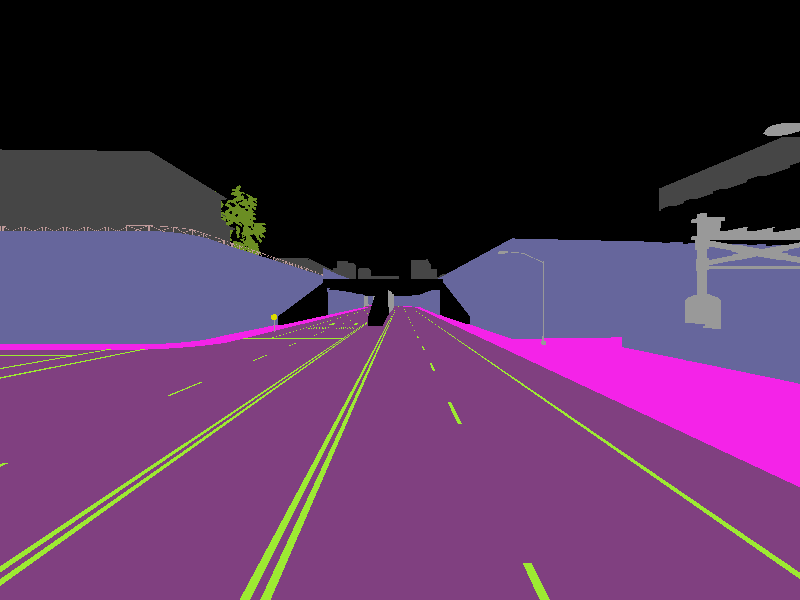
#> input picture gt/input13361773453.png, 800 x 600 px, found by its file name; its folder holds only this picture in this run
$ python bb_csv_gen.py
#> lines starting #> are read from the running program, lines starting #| are printed output that depends on the picture; after the words box and inside, x2 and y2 are one past the last pixel; in counts of white or black regions, pixels touching at a corner belong together
#> further down, image_gt is the input picture: shape (600, 800, 3); mean B, G, R 85.3, 48.7, 80.5
#!/usr/bin/env python
# External includes
from PIL import Image
# from sensor_msgs.msg import CameraInfo, Image
# from cv_bridge import CvBridge, CvBridgeError
import cv2
import os
# import rospy
import numpy as np
import random as rng
import time
import csv

# import argparse

# Global variables
bb_param_array_final_list_of_list = []
# loop iterator
no_of_image_processed = 0
no_of_images_not_processed = 0

#bb_param_lst_img = []  # Initialize list of bounding boxes for a single image
bb_param_lst_all_images = []  # Initialize list of bounding boxes in all images as a list
# Data type definition for creating a mixed numpy array holding bounding box parameters
mtype = 'object'


# Random number generation used for lines of bounding box rectangles
# rng.seed(12345)


def calculate_bb(ground_truth_image, time_stamp):
#> called with time_stamp = 'input13361773453.png'
    image_to_be_processed = ground_truth_image  # Input image
    image_to_be_processed = cv2.cvtColor(image_to_be_processed, cv2.COLOR_RGBA2RGB)
    # cv2.imwrite('input' + str(time_stamp) + '.png', image_to_be_processed)
    # Color based segmentation for yellow color
    lower_boundary_yellow_color = (0, 200, 200)
    upper_boundary_yellow_color = (0, 240, 240)
    yellow_filter_mask = cv2.inRange(image_to_be_processed, lower_boundary_yellow_color, upper_boundary_yellow_color)
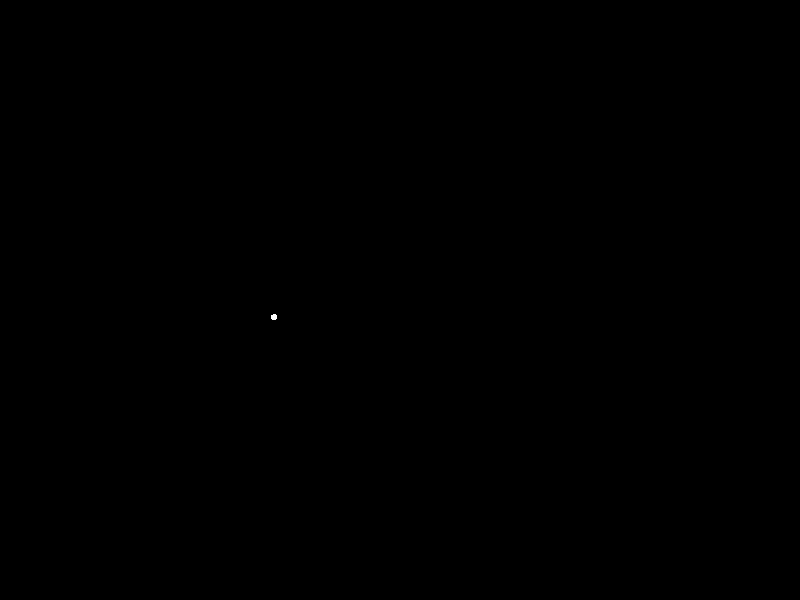
#> yellow_filter_mask: shape (600, 800); 0.01% white; 1 white region, box (x1, y1, x2, y2) and area: (271, 314, 277, 320) 31
    # Refining and smoothing the boundaries of yellow color filter mask using morphology operations
    kernel = np.ones((3, 3), dtype=np.float32)
    yellow_filter_mask = cv2.morphologyEx(yellow_filter_mask, cv2.MORPH_OPEN, kernel)
    yellow_filter_mask = cv2.dilate(yellow_filter_mask, kernel, iterations=1)
#> yellow_filter_mask: shape (600, 800); 0.01% white; 1 white region, box (x1, y1, x2, y2) and area: (270, 313, 278, 321) 59
    # Applying the mask to input image
    masked_image = cv2.bitwise_and(image_to_be_processed, image_to_be_processed, mask=yellow_filter_mask)
    # Module : Extraction of traffic sign bounding boxes for each segmented image
    # Convert to gray
    gray_masked_image = cv2.cvtColor(masked_image, cv2.COLOR_BGR2GRAY)
    # Find edges
    edge_segmented_image = cv2.Canny(gray_masked_image, 150, 170)
#> edge_segmented_image: shape (600, 800); 0.01% white in thin lines or dots, all inside (x1, y1, x2, y2) = (270, 313, 278, 321)
    # Find contours : using RETR_EXTERNAL to fetch only external boundary
    contours, _ = cv2.findContours(edge_segmented_image, cv2.RETR_EXTERNAL, cv2.CHAIN_APPROX_SIMPLE)
#> contours = 1 contour; box (x1, y1, x2, y2) and area: (270, 313, 278, 321) 46
    # Find the convex hull object for each contour
    hull_list = []
    for i in range(len(contours)):
        hull = cv2.convexHull(contours[i])
        hull_list.append(hull)
#> this loop made 1 pass
#> after the loop, hull_list = 1 item
    contours_poly = [None] * len(contours)
#> contours_poly = 1 item
    boundRect = [None] * len(contours)
#> boundRect = 1 item
    # print(type(boundRect))
    # centers = [None] * len(contours)
    # radius = [None] * len(contours)
    for i, c in enumerate(contours):
        contours_poly[i] = cv2.approxPolyDP(c, 3, True)
        boundRect[i] = cv2.boundingRect(contours_poly[i])
#> after the loop, boundRect = [(270, 313, 8, 8)]; contours_poly = [[[270, 314], [271, 320], [277, 319], [276, 313]]]
        # Add the timestamp to bounding box parameter list
        # print(type(boundRect[i]))
        # list(boundRect[i])
        # boundRect[i].append(timestamp)
        #bb_param_lst_img.append(boundRect[i])
    # Add the new bounding box to list of existing bounding boxes for the image
    return boundRect


def save_bb_in_csv(bb_param_lst_img):
    #print(os.getcwd())
    with open('label.csv', mode='w') as label_file:
        label_writer = csv.writer(label_file)  # , delimiter=',', quotechar='"', quoting=csv.QUOTE_MINIMAL)
        for row in bb_param_lst_img:
            label_writer.writerow(row)


if __name__ == '__main__':
    # [6 lines of commented-out code are left out]
    gt_dir = '../../../../../carla-ros--raffic/gt/'

    for img_key in os.listdir(gt_dir):
        # get the address from OS to open the input image data
        # os.chdir('./gt')
        # Initializing array to hold the bb params
        bb_param_array_final = np.ones((1, 5), dtype=mtype)
        bb_param_array_final_list = []
        # print(bb_param_array_final.shape)
        # Iterator for placing timestamps
        # time_stamp_iterator = 0
        time_stamp = img_key  # Store the time stamp on the image from the image name
        bb_param_array_final[0][4] = time_stamp
        bb_param_array_final_list.append(bb_param_array_final[0][4])
        # print(bb_param_array_final.shape)
        # image_gt = cv2.imread(args.directory + img_key)
        #print('imagename = ', img_key)
        image_gt = cv2.imread(gt_dir + img_key)
        #image_gt = cv2.imread(img_key)
        # trap to prevent errors from images not containing traffic signs
        try:
            bb_param_tuple = calculate_bb(image_gt, time_stamp)
#> bb_param_tuple = [(270, 313, 8, 8)]
            #print('length = ', len(bb_param_tuple))
            #print('tuple returned from bbox calc module = ', bb_param_tuple)
            # print(bb_param_tuple[row_index])
            bb_param_tuple_coverted_to_array = np.array(bb_param_tuple)
#> bb_param_tuple_coverted_to_array = [[270, 313, 8, 8]]
            #print('bounding box array = ', bb_param_tuple_coverted_to_array)
            # print(bb_param_tuple_array)
            bb_param_array_final[0][0] = bb_param_tuple_coverted_to_array[0][0]
            bb_param_array_final_list.append(bb_param_array_final[0][0])
            bb_param_array_final[0][1] = bb_param_tuple_coverted_to_array[0][1]
            bb_param_array_final_list.append(bb_param_array_final[0][1])
            bb_param_array_final[0][2] = bb_param_tuple_coverted_to_array[0][2]
            bb_param_array_final_list.append(bb_param_array_final[0][2])
            bb_param_array_final[0][3] = bb_param_tuple_coverted_to_array[0][3]
            bb_param_array_final_list.append(bb_param_array_final[0][3])

            no_of_image_processed = no_of_image_processed + 1
            # print(bb_param_array_final_list)
            # bb_param_array_final_list_of_list.append(bb_param_array_final_list)
            bb_param_array_final_list_of_list.append(bb_param_array_final_list)
            # bb_param_array_final_list.append()
            # bb_param_array_final_list_of_list =
            # print(bb_param_array_final)
            # bb_param_lst_all_images.append(bb_param_array_final)
        except:
            no_of_images_not_processed = no_of_images_not_processed + 1

            pass
    #print('final bounding box parameters of all images', bb_param_array_final_list_of_list)
    print('Number of images not processed = ', no_of_images_not_processed)
    print('Number of image processed =', no_of_image_processed)
    print('Number of images present in directory', len(os.listdir(gt_dir)))
    save_bb_in_csv(bb_param_array_final_list_of_list)
